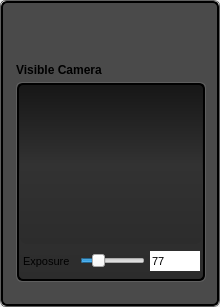
            <widget class="QFrame" name="frame_white_border_39">
             <property name="minimumSize">
              <size>
               <width>220</width>
               <height>0</height>
              </size>
             </property>
             <property name="maximumSize">
              <size>
               <width>220</width>
               <height>16777215</height>
              </size>
             </property>
             <property name="styleSheet">
              <string notr="true">QFrame {
    border: 1px solid rgb(95, 95, 95);
    border-radius: 6px;
}</string>
             </property>
             <property name="frameShape">
              <enum>QFrame::StyledPanel</enum>
             </property>
             <property name="frameShadow">
              <enum>QFrame::Raised</enum>
             </property>
             <property name="lineWidth">
              <number>1</number>
             </property>
             <layout class="QVBoxLayout" name="verticalLayout_17">
              <property name="spacing">
               <number>0</number>
              </property>
              <property name="margin">
               <number>0</number>
              </property>
              <item>
               <widget class="QFrame" name="frame_center_nest_21">
                <property name="minimumSize">
                 <size>
                  <width>0</width>
                  <height>0</height>
                 </size>
                </property>
                <property name="maximumSize">
                 <size>
                  <width>220</width>
                  <height>16777215</height>
                 </size>
                </property>
                <property name="styleSheet">
                 <string notr="true">QFrame {
  background: rgb(74, 74, 74);
    border-style: solid;
    border: 2px solid #000000;
    border-radius: 6px;
}</string>
                </property>
                <property name="frameShape">
                 <enum>QFrame::StyledPanel</enum>
                </property>
                <property name="frameShadow">
                 <enum>QFrame::Raised</enum>
                </property>
                <property name="lineWidth">
                 <number>1</number>
                </property>
                <layout class="QVBoxLayout" name="verticalLayout_18">
                 <property name="spacing">
                  <number>6</number>
                 </property>
                 <property name="leftMargin">
                  <number>3</number>
                 </property>
                 <property name="rightMargin">
                  <number>0</number>
                 </property>
                 <property name="bottomMargin">
                  <number>20</number>
                 </property>
                 <item>
                  <spacer name="verticalSpacer_6">
                   <property name="orientation">
                    <enum>Qt::Vertical</enum>
                   </property>
                   <property name="sizeHint" stdset="0">
                    <size>
                     <width>20</width>
                     <height>40</height>
                    </size>
                   </property>
                  </spacer>
                 </item>
                 <item>
                  <widget class="QFrame" name="frame_32">
                   <property name="minimumSize">
                    <size>
                     <width>0</width>
                     <height>232</height>
                    </size>
                   </property>
                   <property name="styleSheet">
                    <string notr="true">border: none;</string>
                   </property>
                   <property name="frameShape">
                    <enum>QFrame::StyledPanel</enum>
                   </property>
                   <property name="frameShadow">
                    <enum>QFrame::Raised</enum>
                   </property>
                   <widget class="QLabel" name="label_56">
                    <property name="geometry">
                     <rect>
                      <x>10</x>
                      <y>10</y>
                      <width>161</width>
                      <height>16</height>
                     </rect>
                    </property>
                    <property name="font">
                     <font>
                      <weight>75</weight>
                      <bold>true</bold>
                     </font>
                    </property>
                    <property name="styleSheet">
                     <string notr="true">border: none;</string>
                    </property>
                    <property name="text">
                     <string>Visible Camera</string>
                    </property>
                   </widget>
                   <widget class="QFrame" name="frame_94">
                    <property name="geometry">
                     <rect>
                      <x>10</x>
                      <y>30</y>
                      <width>190</width>
                      <height>200</height>
                     </rect>
                    </property>
                    <property name="minimumSize">
                     <size>
                      <width>190</width>
                      <height>100</height>
                     </size>
                    </property>
                    <property name="maximumSize">
                     <size>
                      <width>190</width>
                      <height>200</height>
                     </size>
                    </property>
                    <property name="styleSheet">
                     <string notr="true">QFrame {
background-color: none;
border: 1px solid rgb(95, 95, 95)
}</string>
                    </property>
                    <property name="frameShape">
                     <enum>QFrame::StyledPanel</enum>
                    </property>
                    <property name="frameShadow">
                     <enum>QFrame::Raised</enum>
                    </property>
                    <widget class="QFrame" name="frame_95">
                     <property name="geometry">
                      <rect>
                       <x>1</x>
                       <y>1</y>
                       <width>188</width>
                       <height>198</height>
                      </rect>
                     </property>
                     <property name="minimumSize">
                      <size>
                       <width>100</width>
                       <height>198</height>
                      </size>
                     </property>
                     <property name="maximumSize">
                      <size>
                       <width>190</width>
                       <height>198</height>
                      </size>
                     </property>
                     <property name="styleSheet">
                      <string notr="true">QFrame {

background-color: qlineargradient(spread:pad, x1:0, y1:0, x2:0, y2:1, stop:0 rgba(23, 23, 23, 255), stop:0.497561 rgba(50, 50, 50, 255), stop:1 rgba(44, 44, 44, 255));
border: 2px solid black;
}</string>
                     </property>
                     <property name="frameShape">
                      <enum>QFrame::StyledPanel</enum>
                     </property>
                     <property name="frameShadow">
                      <enum>QFrame::Raised</enum>
                     </property>
                     <widget class="QLabel" name="labelSnapshotThumbnail_20">
                      <property name="geometry">
                       <rect>
                        <x>3</x>
                        <y>3</y>
                        <width>182</width>
                        <height>158</height>
                       </rect>
                      </property>
                      <property name="styleSheet">
                       <string notr="true">border: none;</string>
                      </property>
                      <property name="text">
                       <string/>
                      </property>
                      <property name="pixmap">
                       <pixmap resource="vis_gallery_resources.qrc">:/samples/images/vis_gallery/example_vis_camera_13.jpg</pixmap>
                      </property>
                      <property name="scaledContents">
                       <bool>true</bool>
                      </property>
                     </widget>
                     <widget class="QLabel" name="label_64">
                      <property name="geometry">
                       <rect>
                        <x>6</x>
                        <y>170</y>
                        <width>61</width>
                        <height>16</height>
                       </rect>
                      </property>
                      <property name="font">
                       <font>
                        <pointsize>8</pointsize>
                       </font>
                      </property>
                      <property name="styleSheet">
                       <string notr="true">border:none; background: none;</string>
                      </property>
                      <property name="text">
                       <string>Exposure</string>
                      </property>
                     </widget>
                     <widget class="QSlider" name="horizontalSlider_29">
                      <property name="geometry">
                       <rect>
                        <x>63</x>
                        <y>170</y>
                        <width>65</width>
                        <height>16</height>
                       </rect>
                      </property>
                      <property name="value">
                       <number>22</number>
                      </property>
                      <property name="orientation">
                       <enum>Qt::Horizontal</enum>
                      </property>
                     </widget>
                     <widget class="QSpinBox" name="spinBox_57">
                      <property name="geometry">
                       <rect>
                        <x>133</x>
                        <y>168</y>
                        <width>50</width>
                        <height>20</height>
                       </rect>
                      </property>
                      <property name="minimumSize">
                       <size>
                        <width>50</width>
                        <height>0</height>
                       </size>
                      </property>
                      <property name="maximumSize">
                       <size>
                        <width>50</width>
                        <height>16777215</height>
                       </size>
                      </property>
                      <property name="font">
                       <font>
                        <pointsize>8</pointsize>
                       </font>
                      </property>
                      <property name="styleSheet">
                       <string notr="true"/>
                      </property>
                      <property name="buttonSymbols">
                       <enum>QAbstractSpinBox::NoButtons</enum>
                      </property>
                      <property name="value">
                       <number>77</number>
                      </property>
                     </widget>
                    </widget>
                   </widget>
                  </widget>
                 </item>
                </layout>
               </widget>
              </item>
             </layout>
            </widget>
